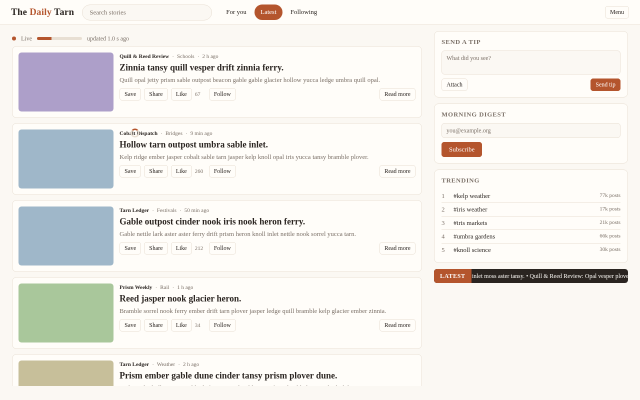
#> input picture paper/hero/planned.png, 1280 x 800 px (shown at 1/2 size)
$ python hero_feed.py
#> lines starting #> are read from the running program, lines starting #| are printed output that depends on the picture
"""Supplementary illustration: a stale click on the benchmark's news-feed page (dev pair 3d0f761ce315bfcd)."""
import matplotlib
matplotlib.use("Agg")
import matplotlib.pyplot as plt
plt.rcParams.update({"pdf.fonttype": 42, "ps.fonttype": 42})
from matplotlib.patches import Circle, FancyArrowPatch, Rectangle
from PIL import Image

ORANGE, BLUE, INK = "#eb6834", "#2a78d6", "#1c1b19"
plt.rcParams.update({"font.family": "DejaVu Sans", "font.size": 8})
X0, Y0, X1, Y1 = 0, 46, 840, 536            # crop in page pixels
click = (260.66, 188.48)                     # planned click point
x, y, w, h = (239, 484.08, 43.33, 24.80)     # planned target's box at the moment of the click

fig, axes = plt.subplots(1, 2, figsize=(6.9, 2.75), gridspec_kw={"wspace": 0.05})
panels = [("hero/planned.png", "Planned on  (t = 0 s)",
           "Plan: click Save on the top story,\n“Zinnia tansy quill vesper drift zinnia ferry.”"),
          ("hero/now.png", "Clicked  (t = 6.5 s)",
           "Two stories arrived on top. The same spot is now Save\non another story; the target (blue) is 308 px lower.")]
for ax, (f, title, note) in zip(axes, panels):
    ax.imshow(Image.open(f).crop((X0, Y0, X1, Y1)), extent=(X0, X1, Y1, Y0))
    ax.set_xlim(X0, X1); ax.set_ylim(Y1, Y0); ax.set_xticks([]); ax.set_yticks([])
    for s in ax.spines.values():
        s.set_color("#d6d3cc"); s.set_linewidth(0.8)
    ax.set_title(title, fontsize=8.2, color=INK, loc="left", pad=4, fontweight="bold")
    ax.set_xlabel(note, fontsize=7.0, color=INK, loc="left", labelpad=5, linespacing=1.3)
    ax.add_patch(Circle(click, 25, fill=False, ec=ORANGE, lw=2.0))
    ax.plot([click[0]], [click[1]], marker="o", color=ORANGE, ms=2.4)
axes[1].add_patch(Rectangle((x - 7, y - 7), w + 14, h + 14, fill=False, ec=BLUE, lw=1.6))
axes[1].add_patch(FancyArrowPatch((click[0] - 27, click[1] + 12), (x - 11, y + h / 2), connectionstyle="arc3,rad=0.35",
                                  arrowstyle="-|>", mutation_scale=9, color=BLUE, lw=1.4))
fig.savefig("fig_feed.pdf", bbox_inches="tight", pad_inches=0.02)
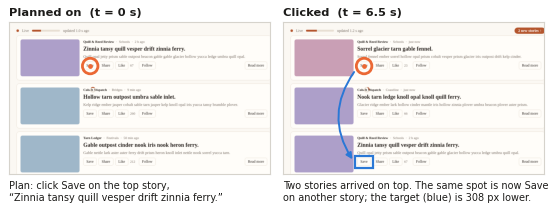
#> figure drawn by matplotlib, 2 panels
fig.savefig("fig_feed.png", dpi=220, bbox_inches="tight", pad_inches=0.02)
print("ok")
